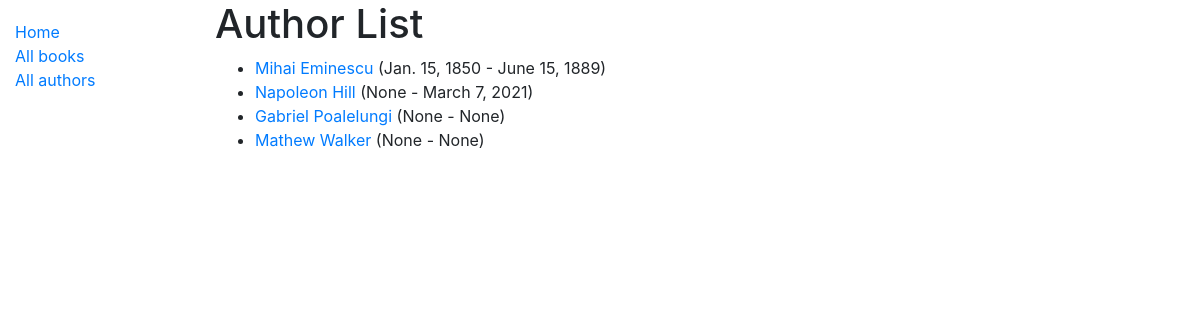
Screenshot of /catalog/authors/ with the database file from the repository.
### catalog/models.py (models this page shows, shortened)
class Author(models.Model):
	first_name = models.CharField(max_length = 100)
	last_name = models.CharField(max_length = 100)
	date_of_birth = models.DateField(null = True, blank = True)
	date_of_death = models.DateField('Died', null = True, blank = True)
	class Meta:
		ordering = ['last_name', 'first_name']
	def get_absolute_url(self):
		return reverse('author-detail', args = [str(self.id)])

### catalog/views.py (the view)
# urls.py: path('authors/', views.AuthorListView.as_view(), name = 'authors'),
class AuthorListView(generic.ListView):
	model = Author
	def get_queryset(self):
		return Author.objects.all()

### catalog/templates/catalog/author_list.html
{% extends "base_generic.html" %}
{% block content %}
  <h1>Author List</h1>
  {% if author_list %}
  <ul>
    {% for author in author_list %}
      <li>
        <a href="{{ author.get_absolute_url }}">{{ author.first_name}} {{author.last_name }}</a> ({{author.date_of_birth}} - {{author.date_of_death}})
      </li>
    {% endfor %}
  </ul>
  {% else %}
    <p>There are no authors registered.</p>
  {% endif %}
{% endblock %}

### rows the page displays
Author: first_name "Mihai", last_name "Eminescu", date_of_birth "Jan. 15, 1850", date_of_death "June 15, 1889"
Author: first_name "Napoleon", last_name "Hill", date_of_birth "None", date_of_death "March 7, 2021"
Author: first_name "Gabriel", last_name "Poalelungi", date_of_birth "None", date_of_death "None"
Author: first_name "Mathew", last_name "Walker", date_of_birth "None", date_of_death "None"
